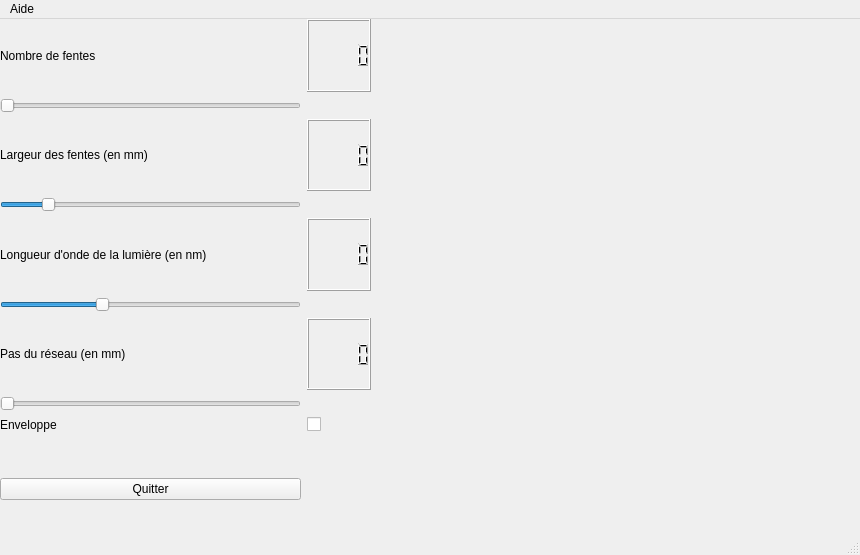
<?xml version="1.0" encoding="UTF-8"?>
<ui version="4.0">
 <class>MainWindow</class>
 <widget class="QMainWindow" name="MainWindow">
  <property name="geometry">
   <rect>
    <x>0</x>
    <y>0</y>
    <width>860</width>
    <height>555</height>
   </rect>
  </property>
  <property name="windowTitle">
   <string>Interférence et diffraction</string>
  </property>
  <widget class="QWidget" name="centralwidget">
   <widget class="QWidget" name="gridLayoutWidget">
    <property name="geometry">
     <rect>
      <x>0</x>
      <y>0</y>
      <width>371</width>
      <height>481</height>
     </rect>
    </property>
    <layout class="QGridLayout" name="gridLayout">
     <item row="0" column="0">
      <widget class="QLabel" name="label_2">
       <property name="text">
        <string>Nombre de fentes</string>
       </property>
      </widget>
     </item>
     <item row="5" column="0">
      <widget class="QSlider" name="horizontalSlider_3">
       <property name="minimum">
        <number>400</number>
       </property>
       <property name="maximum">
        <number>700</number>
       </property>
       <property name="value">
        <number>500</number>
       </property>
       <property name="orientation">
        <enum>Qt::Horizontal</enum>
       </property>
      </widget>
     </item>
     <item row="12" column="0">
      <widget class="QPushButton" name="pushButton">
       <property name="text">
        <string>Quitter</string>
       </property>
      </widget>
     </item>
     <item row="10" column="0">
      <widget class="QLabel" name="label_6">
       <property name="text">
        <string>Enveloppe</string>
       </property>
      </widget>
     </item>
     <item row="3" column="0">
      <widget class="QSlider" name="horizontalSlider_2">
       <property name="minimum">
        <number>2</number>
       </property>
       <property name="maximum">
        <number>16</number>
       </property>
       <property name="singleStep">
        <number>1</number>
       </property>
       <property name="value">
        <number>4</number>
       </property>
       <property name="orientation">
        <enum>Qt::Horizontal</enum>
       </property>
      </widget>
     </item>
     <item row="6" column="0">
      <widget class="QLabel" name="label_5">
       <property name="text">
        <string>Pas du réseau (en mm)</string>
       </property>
      </widget>
     </item>
     <item row="1" column="0">
      <widget class="QSlider" name="horizontalSlider">
       <property name="minimum">
        <number>1</number>
       </property>
       <property name="maximum">
        <number>10</number>
       </property>
       <property name="orientation">
        <enum>Qt::Horizontal</enum>
       </property>
      </widget>
     </item>
     <item row="4" column="0">
      <widget class="QLabel" name="label_4">
       <property name="text">
        <string>Longueur d'onde de la lumière (en nm)</string>
       </property>
      </widget>
     </item>
     <item row="10" column="1">
      <widget class="QCheckBox" name="checkBox">
       <property name="text">
        <string/>
       </property>
      </widget>
     </item>
     <item row="8" column="0">
      <widget class="QSlider" name="horizontalSlider_4">
       <property name="minimum">
        <number>10</number>
       </property>
       <property name="maximum">
        <number>50</number>
       </property>
       <property name="orientation">
        <enum>Qt::Horizontal</enum>
       </property>
      </widget>
     </item>
     <item row="2" column="0">
      <widget class="QLabel" name="label_3">
       <property name="text">
        <string>Largeur des fentes (en mm)</string>
       </property>
      </widget>
     </item>
     <item row="11" column="0">
      <spacer name="verticalSpacer">
       <property name="orientation">
        <enum>Qt::Vertical</enum>
       </property>
       <property name="sizeType">
        <enum>QSizePolicy::Minimum</enum>
       </property>
       <property name="sizeHint" stdset="0">
        <size>
         <width>20</width>
         <height>40</height>
        </size>
       </property>
      </spacer>
     </item>
     <item row="0" column="1">
      <widget class="QLCDNumber" name="lcdNumber"/>
     </item>
     <item row="2" column="1">
      <widget class="QLCDNumber" name="lcdNumber_2"/>
     </item>
     <item row="4" column="1">
      <widget class="QLCDNumber" name="lcdNumber_3"/>
     </item>
     <item row="6" column="1">
      <widget class="QLCDNumber" name="lcdNumber_4"/>
     </item>
    </layout>
   </widget>
   <widget class="QLabel" name="label">
    <property name="geometry">
     <rect>
      <x>382</x>
      <y>1</y>
      <width>461</width>
      <height>471</height>
     </rect>
    </property>
    <property name="text">
     <string/>
    </property>
   </widget>
  </widget>
  <widget class="QMenuBar" name="menubar">
   <property name="geometry">
    <rect>
     <x>0</x>
     <y>0</y>
     <width>860</width>
     <height>25</height>
    </rect>
   </property>
   <widget class="QMenu" name="menuAide">
    <property name="title">
     <string>Aide</string>
    </property>
    <addaction name="action_propos"/>
   </widget>
   <addaction name="menuAide"/>
  </widget>
  <widget class="QStatusBar" name="statusbar"/>
  <action name="action_propos">
   <property name="text">
    <string>À propos</string>
   </property>
  </action>
 </widget>
 <resources/>
 <connections/>
</ui>
